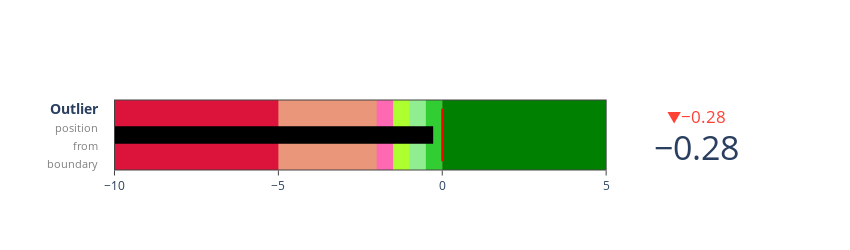

Source (notebook cell):
### Code cell
check_new_val(clf, 50, -10)

### Figure 1 — Plotly figure (JSON) as saved in the notebook; plotly's stock layout.template omitted (floating-point values rounded to 4 significant figures)
{"data": [{"delta": {"position": "top", "reference": 0}, "domain": {"x": [0.05, 1], "y": [0, 1]}, "gauge": {"axis": {"range": [-10, 5]}, "bar": {"color": "black"}, "bgcolor": "white", "shape": "bullet", "steps": [{"color": "crimson", "range": [-10, 0]}, {"color": "darksalmon", "range": [-5, 0]}, {"color": "hotpink", "range": [-2, 0]}, {"color": "greenyellow", "range": [-1.5, 0]}, {"color": "lightgreen", "range": [-1, 0]}, {"color": "limegreen", "range": [-0.5, 0]}, {"color": "green", "range": [0, 5]}], "threshold": {"line": {"color": "red", "width": 2}, "thickness": 0.75, "value": 0}}, "mode": "number+gauge+delta", "title": {"font": {"size": 14}, "text": "<b>Outlier</b><br><span style='color: gray; font-size:0.8em'>position</span></b><br><span style='color: gray; font-size:0.8em'>from</span></b><br><span style='color: gray; font-size:0.8em'>boundary</span>"}, "type": "indicator", "value": -0.2769}], "layout": {"height": 250, "width": 850}}
